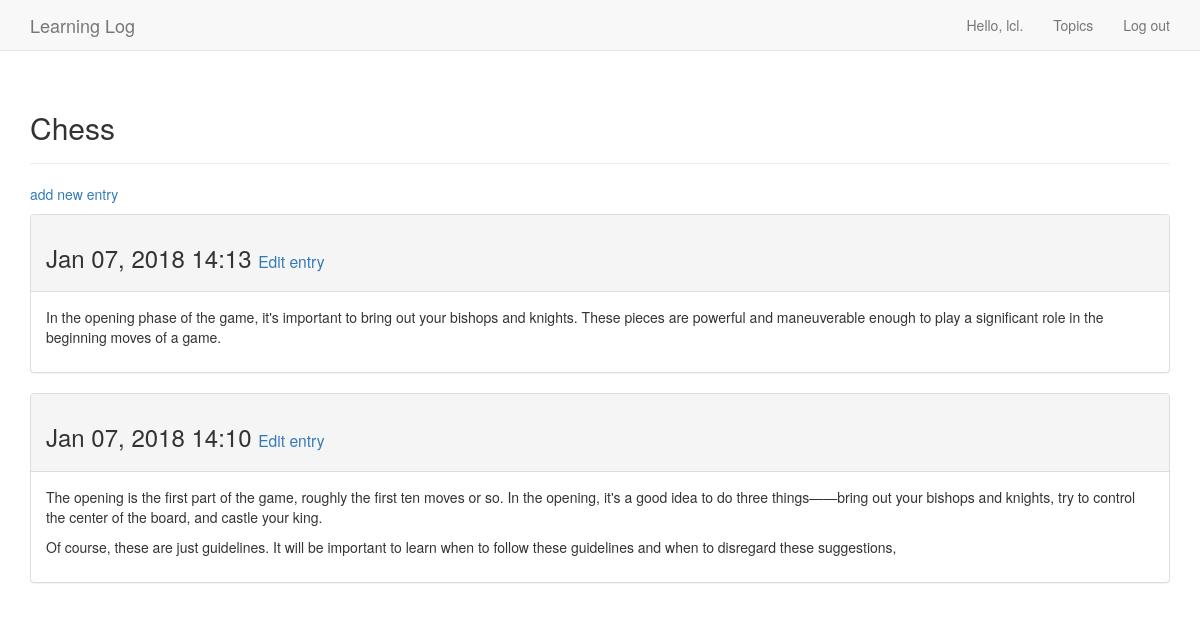
The page /topics/1/ (signed in) on the database its author committed.
### learning_logs/models.py (models this page shows, shortened)
class Topic(models.Model):
    text = models.CharField(max_length = 200)
    date_added = models.DateTimeField(auto_now_add = True)
    owner = models.ForeignKey(User, on_delete=models.CASCADE)
    def __str__(self):
        return self.text

class Entry(models.Model):
    topic = models.ForeignKey(Topic, on_delete=models.CASCADE)
    """教材错误，见https://jingyan.baidu.com/article/67508eb409cfb49ccb1ce446.html"""
    text = models.TextField()
    date_added = models.DateTimeField(auto_now_add = True)
    class Meta:
        verbose_name_plural = 'entries'

### learning_logs/views.py (the view)
# urls.py: url(r'^topics/(?P<topic_id>\d+)/$', views.topic, name='topic'),
@login_required
def topic(request,topic_id):
    topic = Topic.objects.get(id=topic_id)
    if topic.owner != request.user:
        raise Http404
    entries = topic.entry_set.order_by('-date_added')
    context = {'topic':topic,'entries':entries}
    return render(request,'learning_logs/topic.html',context)

### learning_logs/templates/learning_logs/topic.html
{% extends "learning_logs/base.html" %}
{% block header %}
  <h2>{{ topic }}</h2>
{% endblock header %}
{% block content %}
  <p>
    <a href="{% url 'learning_logs:new_entry' topic.id %}">add new entry</a>
  </p>
  {% for entry in entries %}
      <div class="panel panel-default">
        <div class="panel-heading">
          <h3>
            {{ entry.date_added|date:'M d, Y H:i' }}
            <small>
              <a href="{% url 'learning_logs:edit_entry' entry.id %}">Edit entry</a>
            </small>
          </h3>
        </div>
        <div class="panel-body">
          {{ entry.text|linebreaks }}
        </div>
      </div>
      {% empty %}
        No entries have been added yet.
    {% endfor %}
{% endblock content %}

### learning_logs/templates/learning_logs/base.html (shortened to what this page needs)
{% load bootstrap3 %}
<!DOCTYPE html>
<html lang="en">
  <head>
  	{% bootstrap_css %}
  </head>
  <body>
  	<nav class="navbar navbar-default navbar-static-top">
  		<div class="container">
  			<div class="navbar-header">
  				<a class="navbar-brand" href="{% url 'learning_logs:index' %}">
  				Learning Log</a>
  			</div>
  			<div class="collapse navbar-collapse" id="mynavbar">
  				<ul class="nav navbar-nav navbar-right">
  					{% if user.is_authenticated %}
  				 		<li><a>Hello, {{ user.username }}.</a></li>
              <li><a href="{% url 'learning_logs:topics' %}">Topics</a></li>
  				  	<li><a href="{% url 'users:logout' %}">Log out</a></li>
  					{% else %}
  				  	<li><a href="{% url 'users:register' %}">Register</a></li>
  				 	 	<li><a href="{% url 'users:login' %}">Log in</a></li>
  					{% endif %}
  				</ul>
  			</div>
  		</div>
  	</nav>
  	<div class="container">
  		<div class="page-header">
  			{% block header %}{% endblock header %}
  		</div>
   		<div>
  			{% block content %}{% endblock content %}
  		</div>
  	</div>
  </body>
 </html>

### rows shown on the page
Topic: text "Chess"
Entry: date_added "Jan 07, 2018 14:13", text "In the opening phase of the game, it's important to bring out your bishops and knights. These pieces are powerful and maneuverable enough to play a significant role in the beginning moves of a game."
Entry: date_added "Jan 07, 2018 14:10", text "The opening is the first part of the game, roughly the first ten moves or so. In the opening, it's a good idea to do three things——bring out your bishops and knights, try to control the center of the board, and castle your king. Of course, these are just guidelines. It will be important to learn when to follow these guidelines and when to disregard these suggestions,"

### other values the page prints
{{ user.username }} "lcl"
